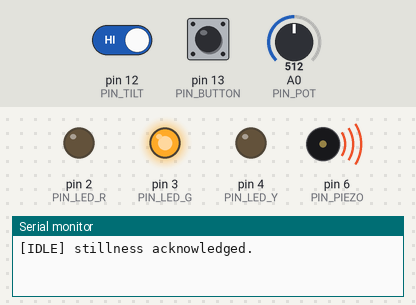
The sketch below on a simulated Arduino Uno, built with avr-gcc and run on an emulated ATmega328P. On the bench: output pins drawn as LEDs (lit = HIGH), buzzer (waves = sounding), the last lines printed to the serial monitor. The inputs (shaded band) are chosen by the test bench; at power-on: A0 (PIN_POT) = 512, pin 12 (PIN_TILT) HIGH, pin 13 (PIN_BUTTON) HIGH.

Above: at 0.01 s.
At 4.2 s:
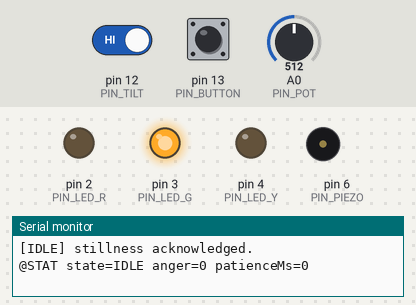
4.3 s: A0 (PIN_POT) set to 7
At 6.0 s:
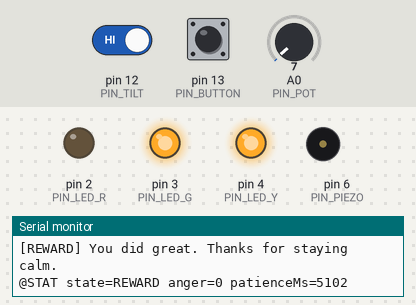
Timing chart, 0 to 7.5 s (numbered marks = the images above; inputs shaded):
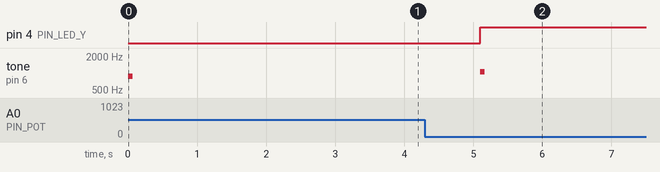

The sketch:

sentinel.ino
```cpp
#include <Arduino.h>


const bool TILT_INVERTED = true;

// ================= PINS =========================
const uint8_t PIN_BUTTON = 13;
const uint8_t PIN_TILT   = 12;
const uint8_t PIN_PIEZO  = 6;
const uint8_t PIN_LED_R  = 2;
const uint8_t PIN_LED_Y  = 4;
const uint8_t PIN_LED_G  = 3;
const uint8_t PIN_POT    = A0;

// ================= STATES =======================
enum State : uint8_t { IDLE, ALERT, ANGRY, COOLDOWN, REWARD, LOCKED };
State state = IDLE;
uint8_t anger = 0;

// ================= TIMING =======================
const uint8_t  MAX_ANGER          = 3;
const uint16_t MIN_STATE_MS       = 200;

const uint16_t ALERT_TIMEOUT_MS   = 10000;
const uint16_t COOLDOWN_MS        = 10000;
const uint16_t ANGRY_CALM_MS      = 15000;
const uint16_t REWARD_MS          = 8000;

const uint16_t IDLE_REWARD_MIN_MS = 5000;
const uint16_t IDLE_REWARD_MAX_MS = 20000;

// Tilt sensitivity
const uint16_t TILT_DB_IDLE_MS    = 5;
const uint16_t TILT_DB_OTHER_MS   = 14;
const uint16_t TILT_REARM_MS      = 140;

// ANGRY effects
const uint16_t ANGRY_BLINK_MS     = 200;
const uint16_t ANGRY_BEEP_MS      = 120;
const uint16_t ANGRY_BEEP_DUR_MS  = 35;
const uint16_t ANGRY_BEEP_HZ      = 220;

// LOCKED effects
const uint16_t LOCKED_TONE_HZ     = 140;

// ================= TIMEKEEPING ==================
unsigned long enteredAt = 0;
unsigned long nextBlinkAt = 0;
unsigned long nextBeepAt  = 0;
bool angryRedOn = true;

// ================= UTIL =========================
static inline bool elapsed(unsigned long t0, unsigned long ms) {
  return (millis() - t0) >= ms;
}

static inline const char* sName(State s) {
  switch (s) {
    case IDLE: return "IDLE";
    case ALERT: return "ALERT";
    case ANGRY: return "ANGRY";
    case COOLDOWN: return "COOLDOWN";
    case REWARD: return "REWARD";
    default: return "LOCKED";
  }
}

static inline void leds(bool r, bool y, bool g) {
  digitalWrite(PIN_LED_R, r);
  digitalWrite(PIN_LED_Y, y);
  digitalWrite(PIN_LED_G, g);
}

static inline void showBaseLEDs() {
  switch (state) {
    case IDLE:     leds(false, false, true);  break;
    case ALERT:    leds(false, true,  false); break;
    case COOLDOWN: leds(false, true,  false); break;
    case REWARD:   leds(false, true,  true);  break;
    case ANGRY:    leds(true,  false, false); break;
    case LOCKED:   leds(true,  false, false); break;
  }
}

static inline void stopSound() { noTone(PIN_PIEZO); }

// ================= SERIAL OUTPUT =================
static inline void printStateMsg(const char* msg) {
  Serial.print('['); Serial.print(sName(state)); Serial.print("] ");
  Serial.println(msg);
}

static inline void printStatLine(unsigned long patienceMs) {
  Serial.print("@STAT state=");
  Serial.print(sName(state));
  Serial.print(" anger=");
  Serial.print(anger);
  Serial.print(" patienceMs=");
  Serial.println(patienceMs);
}

// ================= RNG ==========================
uint32_t rngState = 0xA5A5A5A5;
static inline uint32_t rng() {
  rngState ^= rngState << 13;
  rngState ^= rngState >> 17;
  rngState ^= rngState << 5;
  return rngState;
}

static inline const char* pick3(const char* a, const char* b, const char* c) {
  switch (rng() % 3) { case 0: return a; case 1: return b; default: return c; }
}

static inline const char* pick4(const char* a, const char* b,
                                const char* c, const char* d) {
  switch (rng() % 4) { case 0: return a; case 1: return b; case 2: return c; default: return d; }
}

static inline const char* compliment() {
  return pick4(
    "Nice work — your patience is strong.",
    "You did great. Thanks for staying calm.",
    "That was impressive self-control.",
    "You're doing awesome. Keep it up."
  );
}

// ================= TILT EDGE ====================
struct TiltEdge {
  bool lastRawAct = false;
  unsigned long changedAt = 0;
  bool armed = true;
  unsigned long inactiveSince = 0;

  bool rawActive() const {
    bool raw = digitalRead(PIN_TILT);
    bool active = (raw == LOW);
    return TILT_INVERTED ? !active : active;
  }

  void reset() {
    armed = false;
    inactiveSince = 0;
    lastRawAct = rawActive();
    changedAt = millis();
  }

  bool event(State currentState) {
    bool rawAct = rawActive();
    if (rawAct != lastRawAct) {
      lastRawAct = rawAct;
      changedAt = millis();
    }

    const uint16_t needDb = (currentState == IDLE)
                              ? TILT_DB_IDLE_MS
                              : TILT_DB_OTHER_MS;
    if (!elapsed(changedAt, needDb)) return false;

    if (!rawAct) {
      if (inactiveSince == 0) inactiveSince = millis();
      if (!armed && elapsed(inactiveSince, TILT_REARM_MS)) armed = true;
    } else {
      inactiveSince = 0;
    }

    if (armed && rawAct) {
      armed = false;
      return true;
    }
    return false;
  }
};

TiltEdge tilt;

// ================= BUTTON =======================
bool buttonPressEvent() {
  static bool stable = HIGH, lastRaw = HIGH;
  static unsigned long changedAt = 0;

  bool raw = digitalRead(PIN_BUTTON);
  if (raw != lastRaw) {
    lastRaw = raw;
    changedAt = millis();
  }

  if (elapsed(changedAt, 25) && raw != stable) {
    stable = raw;
    return (stable == LOW);
  }
  return false;
}

static inline bool buttonHeld() {
  return digitalRead(PIN_BUTTON) == LOW;
}

// ================= STATE ENTRY ==================
static inline void enter(State next,
                         const char* msg,
                         int beepHz = 0,
                         int beepDur = 70,
                         unsigned long patienceMs = 0) {
  if (next != LOCKED) stopSound();

  state = next;
  enteredAt = millis();
  tilt.reset();

  angryRedOn = true;
  nextBlinkAt = millis();
  nextBeepAt  = millis();

  showBaseLEDs();

  if (next == LOCKED) {
    leds(true, false, false);
    tone(PIN_PIEZO, LOCKED_TONE_HZ);
  } else if (beepHz > 0) {
    tone(PIN_PIEZO, beepHz, beepDur);
  }

  printStateMsg(msg);
  printStatLine(patienceMs);
}

// ================= EFFECTS ======================
static inline void angryEffectsTick() {
  if (millis() >= nextBlinkAt) {
    nextBlinkAt = millis() + ANGRY_BLINK_MS;
    angryRedOn = !angryRedOn;
    digitalWrite(PIN_LED_R, angryRedOn);
  }
  if (millis() >= nextBeepAt) {
    nextBeepAt = millis() + ANGRY_BEEP_MS;
    tone(PIN_PIEZO, ANGRY_BEEP_HZ, ANGRY_BEEP_DUR_MS);
  }
}

// ================= SETUP ========================
void setup() {
  Serial.begin(9600);

  pinMode(PIN_BUTTON, INPUT_PULLUP);
  pinMode(PIN_TILT,   INPUT_PULLUP);

  pinMode(PIN_PIEZO, OUTPUT);
  pinMode(PIN_LED_R, OUTPUT);
  pinMode(PIN_LED_Y, OUTPUT);
  pinMode(PIN_LED_G, OUTPUT);

  leds(false, false, false);

  rngState ^= (uint32_t)analogRead(PIN_POT) << 16;
  rngState ^= (uint32_t)analogRead(PIN_POT);

  anger = 0;
  enter(IDLE, "stillness acknowledged.", 880, 70, 0);
}

// ================= LOOP =========================
void loop() {
  if (!elapsed(enteredAt, MIN_STATE_MS)) return;

  const unsigned long patienceMs =
    map(analogRead(PIN_POT), 0, 1023,
        IDLE_REWARD_MIN_MS, IDLE_REWARD_MAX_MS);

  const bool t = tilt.event(state);
  const bool p = buttonPressEvent();

  if (state == ANGRY) angryEffectsTick();
  if (state == LOCKED) leds(true, false, false);

  switch (state) {
    case IDLE:
      if (t) {
        enter(ALERT, pick3("careful.", "i felt that.", "easy."),
              988, 60, patienceMs);
        break;
      }
      if (elapsed(enteredAt, patienceMs)) {
        enter(REWARD, compliment(), 1047, 60, patienceMs);
      }
      break;

    case ALERT:
      if (t) {
        if (anger < MAX_ANGER) anger++;
        enter(ANGRY, pick3("wrong move.", "again? unfortunate.", "you insist."),
              220, 90, patienceMs);
        break;
      }
      if (p) {
        enter(IDLE, pick3("noted.", "acknowledged.", "good."),
              880, 50, patienceMs);
        break;
      }
      if (elapsed(enteredAt, ALERT_TIMEOUT_MS)) {
        enter(IDLE, pick3("stand down.", "resetting.", "idle."),
              880, 50, patienceMs);
      }
      break;

    case ANGRY:
      if (t) {
        if (anger < MAX_ANGER) anger++;
        printStateMsg(pick3("stop.", "enough.", "do not."));
      }
      if (anger >= MAX_ANGER && elapsed(enteredAt, 1200)) {
        enter(LOCKED, pick3("access revoked.", "you are done.", "locked."),
              0, 0, patienceMs);
        break;
      }
      if (elapsed(enteredAt, ANGRY_CALM_MS)) {
        if (anger) anger--;
        enter(COOLDOWN, pick3("cool down.", "steady.", "watch yourself."),
              660, 70, patienceMs);
      }
      break;

    case COOLDOWN:
      if (t) {
        if (anger < MAX_ANGER) anger++;
        enter(ANGRY, pick3("no.", "not again.", "wrong."),
              220, 90, patienceMs);
        break;
      }
      if (elapsed(enteredAt, COOLDOWN_MS)) {
        enter(IDLE, pick3("returning.", "idle.", "reset."),
              880, 50, patienceMs);
      }
      break;

    case REWARD:
      if (t) {
        enter(ALERT, pick3("easy.", "careful.", "i noticed."),
              988, 60, patienceMs);
        break;
      }
      if (elapsed(enteredAt, REWARD_MS)) {
        enter(IDLE, pick3("cycle complete.", "done.", "idle."),
              880, 50, patienceMs);
      }
      break;

    case LOCKED: {
      static unsigned long holdAt = 0;
      if (buttonHeld()) {
        if (!holdAt) holdAt = millis();
        if (elapsed(holdAt, 2000)) {
          holdAt = 0;
          anger = 0;
          enter(IDLE, pick3("mercy granted.", "one more chance.", "reset."),
                988, 70, patienceMs);
        }
      } else {
        holdAt = 0;
      }
      break;
    }
  }
}
```

Measured:
- after the input at 4.3 s, pin 4 (PIN_LED_Y): LOW → HIGH after 0.80 s instead of 8.2 s
